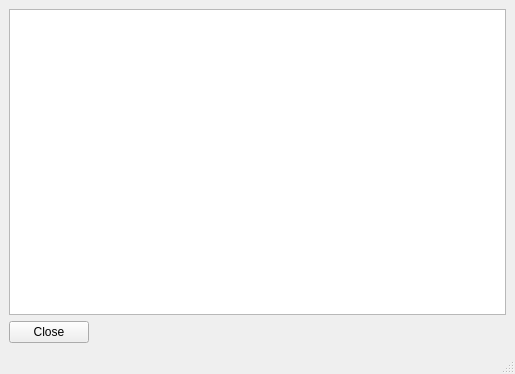
<?xml version="1.0" encoding="UTF-8"?>
<ui version="4.0" >
 <class>RenumberWarningsWidget</class>
 <widget class="QMainWindow" name="RenumberWarningsWidget">
  <property name="geometry">
   <rect>
    <x>0</x>
    <y>0</y>
    <width>515</width>
    <height>374</height>
   </rect>
  </property>
  <property name="windowTitle">
   <string>Renumber Warnings</string>
  </property>
  <widget class="QWidget" name="centralwidget">
   <layout class="QVBoxLayout" name="verticalLayout">
    <item>
     <widget class="QListWidget" name="warningsListWidget">
      <property name="viewMode">
       <enum>QListView::ListMode</enum>
      </property>
     </widget>
    </item>
    <item>
     <layout class="QHBoxLayout" name="horizontalLayout">
      <item>
       <widget class="QPushButton" name="closeButton">
        <property name="text">
         <string>Close</string>
        </property>
       </widget>
      </item>
      <item>
       <spacer name="horizontalSpacer">
        <property name="orientation">
         <enum>Qt::Horizontal</enum>
        </property>
        <property name="sizeHint" stdset="0">
         <size>
          <width>40</width>
          <height>20</height>
         </size>
        </property>
       </spacer>
      </item>
     </layout>
    </item>
   </layout>
  </widget>
  <widget class="QStatusBar" name="statusbar"/>
 </widget>
 <resources/>
 <connections>
  <connection>
   <sender>closeButton</sender>
   <signal>clicked()</signal>
   <receiver>RenumberWarningsWidget</receiver>
   <slot>close()</slot>
   <hints>
    <hint type="sourcelabel">
     <x>55</x>
     <y>334</y>
    </hint>
    <hint type="destinationlabel">
     <x>100</x>
     <y>315</y>
    </hint>
   </hints>
  </connection>
 </connections>
</ui>
